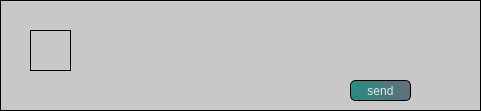
              <widget class="QFrame" name="comment">
               <property name="geometry">
                <rect>
                 <x>10</x>
                 <y>530</y>
                 <width>481</width>
                 <height>111</height>
                </rect>
               </property>
               <property name="styleSheet">
                <string notr="true">border: 1px solid black;
background-color: rgb(200, 200, 200);


</string>
               </property>
               <property name="frameShape">
                <enum>QFrame::Box</enum>
               </property>
               <property name="frameShadow">
                <enum>QFrame::Raised</enum>
               </property>
               <widget class="QTextEdit" name="comment_input">
                <property name="geometry">
                 <rect>
                  <x>90</x>
                  <y>30</y>
                  <width>351</width>
                  <height>51</height>
                 </rect>
                </property>
                <property name="styleSheet">
                 <string notr="true">background-color: rbga(0, 0, 0, 0);
border: none;
color: rgba(0, 0, 0, 240);
padding-bottom:7px;</string>
                </property>
               </widget>
               <widget class="QLabel" name="comment_2">
                <property name="geometry">
                 <rect>
                  <x>30</x>
                  <y>30</y>
                  <width>41</width>
                  <height>41</height>
                 </rect>
                </property>
                <property name="text">
                 <string/>
                </property>
                <property name="pixmap">
                 <pixmap resource="resource.qrc">:/icons/icons/non user.png</pixmap>
                </property>
                <property name="scaledContents">
                 <bool>true</bool>
                </property>
               </widget>
               <widget class="QPushButton" name="send_comment_btn">
                <property name="geometry">
                 <rect>
                  <x>350</x>
                  <y>80</y>
                  <width>61</width>
                  <height>21</height>
                 </rect>
                </property>
                <property name="styleSheet">
                 <string notr="true">QPushButton{
	background-color: qlineargradient(spread:pad, x1:0, y1:0.505682, x2:1, y2:0.477, stop:0 rgba(11, 131, 120, 219), stop:1 rgba(85, 98, 112, 226));
	color:rgba(255, 255, 255, 210);
	border-radius:5px;
}
QPushButton:hover{
	background-color: qlineargradient(spread:pad, x1:0, y1:0.505682, x2:1, y2:0.477, stop:0 rgba(150, 123, 111, 219), stop:1 rgba(85, 81, 84, 226));
}

QPushButton:pressed{
	padding-left:5px;
	padding-top:5px;
	background-color:rgba(150, 123, 111, 255);
}</string>
                </property>
                <property name="text">
                 <string>send</string>
                </property>
               </widget>
              </widget>
